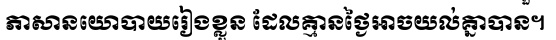
#> input picture ML/ML_V3/image_testing/BOLD.jpg, 556 x 40 px
$ python -i ocr_utils.py   (imports and definitions only)
#> lines starting #> are read from the running program, lines starting #| are printed output that depends on the picture; after the words box and inside, x2 and y2 are one past the last pixel; in counts of white or black regions, pixels touching at a corner belong together
#> further down, picture is the input picture: PIL image 556x40 RGB; min 0, max 255, mean 206.1
import io, base64, re, numpy as np, cv2
from PIL import Image
import pytesseract
import os

# ---- Configure Tesseract ----
pytesseract.pytesseract.tesseract_cmd = r"/opt/homebrew/bin/tesseract"
os.environ["TESSDATA_PREFIX"] = r"/opt/homebrew/share/tessdata"

def preprocess_for_ocr(pil_image):
    gray = np.array(pil_image.convert("L"))
    denoised = cv2.fastNlMeansDenoising(gray, h=10, templateWindowSize=7, searchWindowSize=21)
    _, thresh = cv2.threshold(denoised, 0, 255, cv2.THRESH_BINARY + cv2.THRESH_OTSU)
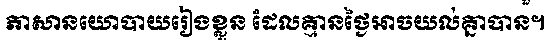
#> thresh: shape (40, 556); 80.1% white; 34 black regions (2 under 20 px), largest, box (x1, y1, x2, y2) and area: (88, 15, 118, 30) 253, (462, 15, 485, 37) 244, (32, 15, 60, 30) 236
    return Image.fromarray(thresh)

def process_user_boxes(image_bytes, boxes):
    pil_image = Image.open(io.BytesIO(image_bytes)).convert("RGB")
    detections = []

    for box in boxes:
        if not (isinstance(box, list) and len(box) == 4):
            continue
        x1, y1, x2, y2 = map(int, box)
        cropped = pil_image.crop((x1, y1, x2, y2))
        preprocessed = preprocess_for_ocr(cropped)
        try:
            text = re.sub(r"\s+", " ", pytesseract.image_to_string(preprocessed, lang="khm")).strip()
        except Exception:
            text = ""

        buffer = io.BytesIO()
        preprocessed.save(buffer, format="PNG")
        img_base64 = base64.b64encode(buffer.getvalue()).decode("utf-8")

        detections.append({
            "box_coordinates": [x1, y1, x2, y2],
            "extracted_text": text,
            "cropped_image_base64": img_base64
        })
    return detections

>>> from PIL import Image
>>> picture = Image.open('image_testing/BOLD.jpg')
>>> result = preprocess_for_ocr(picture)

$ run again, on ML/ML_V3/image_testing/MPTC2.jpg
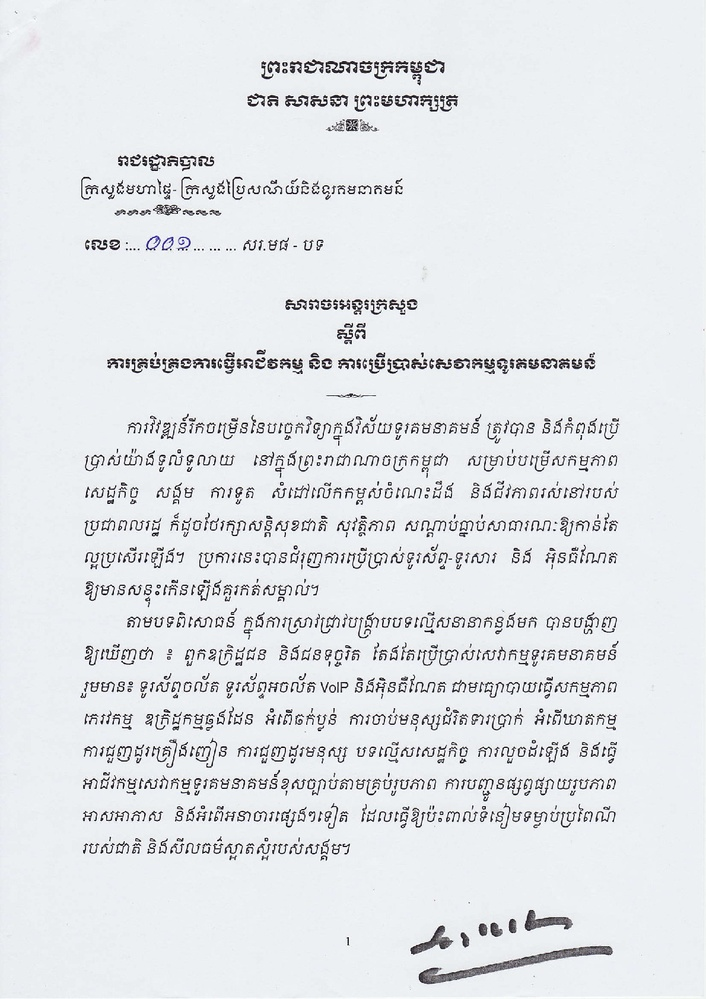
#> input picture ML/ML_V3/image_testing/MPTC2.jpg, 706 x 999 px, shrunk from 1190 x 1683 before the run
#> picture is the input picture: PIL image 706x999 RGB; mean R, G, B 226.1, 229.3, 232.6
#> in preprocess_for_ocr, `_, thresh = cv2.threshold(denoised, 0, 255, cv2.THRESH_BINARY + cv2.TH..`:
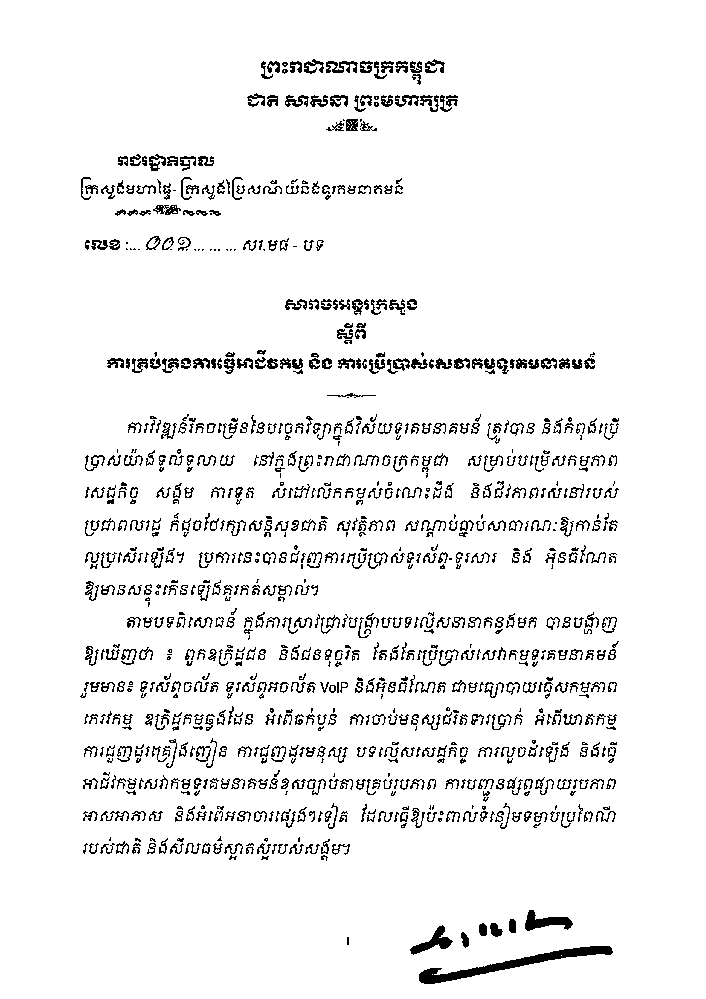
#> thresh: shape (999, 706); 94% white; black in thin lines or dots, all inside (x1, y1, x2, y2) = (80, 59, 619, 984)

$ run again, on ML/ML_V3/image_testing/hw1.jpg
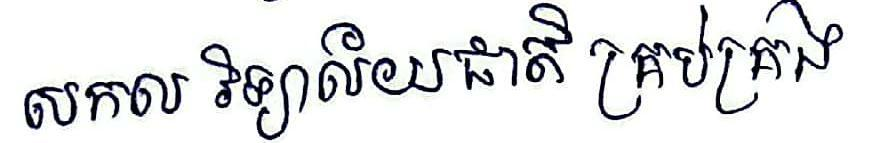
#> input picture ML/ML_V3/image_testing/hw1.jpg, 896 x 143 px
#> picture is the input picture: PIL image 896x143 RGB; mean R, G, B 227.1, 227.9, 228.7
#> in preprocess_for_ocr, `_, thresh = cv2.threshold(denoised, 0, 255, cv2.THRESH_BINARY + cv2.TH..`:
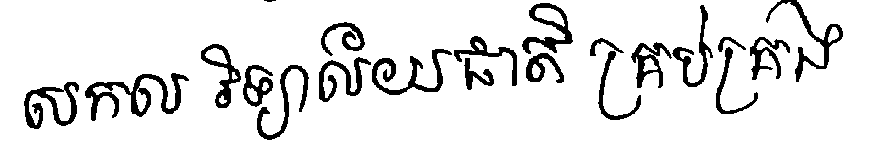
#> thresh: shape (143, 896); 89.4% white; 21 black regions (1 under 20 px), largest, box (x1, y1, x2, y2) and area: (85, 73, 189, 121) 1536, (372, 49, 452, 95) 1053, (24, 82, 79, 129) 990
